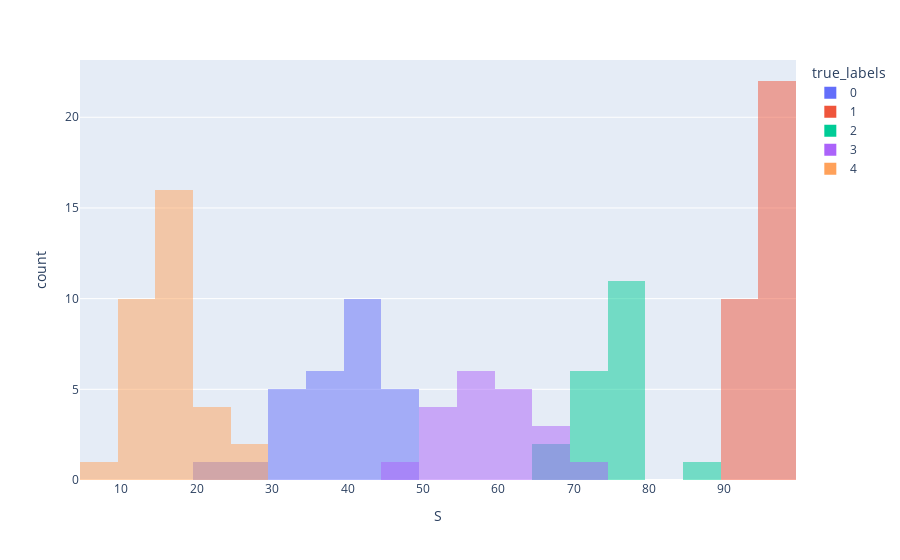

The code cell stored with this chart in its notebook:
### Code cell
px.histogram(df, x="S", color="true_labels", barmode="overlay", nbins=30)

### Figure 1 — Plotly figure (JSON) as saved in the notebook; plotly's stock layout.template omitted (floating-point values rounded to 4 significant figures)
{"data": [{"alignmentgroup": "True", "bingroup": "x", "hovertemplate": "true_labels=0<br>S=%{x}<br>count=%{y}<extra></extra>", "legendgroup": "0", "marker": {"color": "#636efa", "opacity": 0.5}, "name": "0", "nbinsx": 30, "offsetgroup": "0", "orientation": "v", "showlegend": true, "type": "histogram", "x": [42, 38, 30, 37, 31, 41, 31, 46, 44, 40, 24, 43, 42, 37, 31, 46, 39, 29, 46, 40, 40, 42, 35, 43, 46, 45, 31, 39], "xaxis": "x", "yaxis": "y"}, {"alignmentgroup": "True", "bingroup": "x", "hovertemplate": "true_labels=1<br>S=%{x}<br>count=%{y}<extra></extra>", "legendgroup": "1", "marker": {"color": "#EF553B", "opacity": 0.5}, "name": "1", "nbinsx": 30, "offsetgroup": "1", "orientation": "v", "showlegend": true, "type": "histogram", "x": [94, 95, 96, 95, 96, 91, 93, 94, 97, 97, 98, 94, 98, 96, 97, 92, 95, 95, 94, 97, 95, 95, 97, 91, 95, 94, 92, 95, 96, 98, 95, 97], "xaxis": "x", "yaxis": "y"}, {"alignmentgroup": "True", "bingroup": "x", "hovertemplate": "true_labels=2<br>S=%{x}<br>count=%{y}<extra></extra>", "legendgroup": "2", "marker": {"color": "#00cc96", "opacity": 0.5}, "name": "2", "nbinsx": 30, "offsetgroup": "2", "orientation": "v", "showlegend": true, "type": "histogram", "x": [74, 68, 75, 78, 75, 67, 76, 72, 87, 75, 76, 78, 73, 73, 71, 76, 76, 77, 77, 73], "xaxis": "x", "yaxis": "y"}, {"alignmentgroup": "True", "bingroup": "x", "hovertemplate": "true_labels=3<br>S=%{x}<br>count=%{y}<extra></extra>", "legendgroup": "3", "marker": {"color": "#ab63fa", "opacity": 0.5}, "name": "3", "nbinsx": 30, "offsetgroup": "3", "orientation": "v", "showlegend": true, "type": "histogram", "x": [52, 57, 66, 63, 52, 58, 62, 55, 61, 55, 54, 49, 60, 58, 65, 65, 59, 71, 51, 61], "xaxis": "x", "yaxis": "y"}, {"alignmentgroup": "True", "bingroup": "x", "hovertemplate": "true_labels=4<br>S=%{x}<br>count=%{y}<extra></extra>", "legendgroup": "4", "marker": {"color": "#FFA15A", "opacity": 0.5}, "name": "4", "nbinsx": 30, "offsetgroup": "4", "orientation": "v", "showlegend": true, "type": "histogram", "x": [23, 13, 14, 15, 15, 25, 12, 8, 15, 12, 14, 18, 18, 14, 16, 16, 17, 13, 16, 23, 15, 20, 15, 14, 17, 17, 20, 13, 15, 16, 18, 10, 25], "xaxis": "x", "yaxis": "y"}], "layout": {"barmode": "overlay", "legend": {"title": {"text": "true_labels"}, "tracegroupgap": 0}, "margin": {"t": 60}, "xaxis": {"anchor": "y", "domain": [0, 1], "title": {"text": "S"}}, "yaxis": {"anchor": "x", "domain": [0, 1], "title": {"text": "count"}}}}
